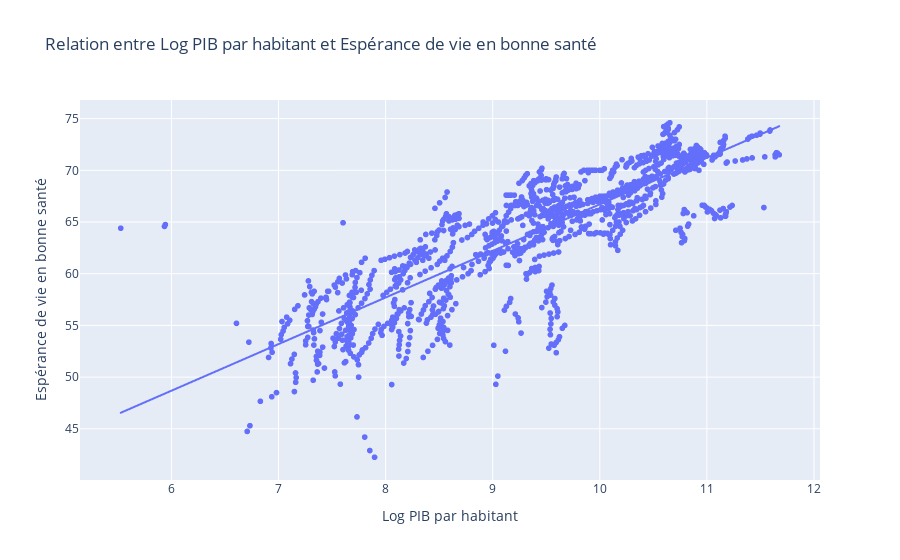

Write notebook code for a chart like this one.
### Code cell
import numpy as np

# Vérifier les valeurs manquantes
print(df_2024[['Log GDP per capita', 'Healthy life expectancy at birth']].isna().sum())

# Vérifier les valeurs infinies
print(np.isinf(df_2024[['Log GDP per capita', 'Healthy life expectancy at birth']]).sum())

# Supprimer les lignes avec des NaN ou des valeurs infinies
df_2024_clean = df_2024.replace([np.inf, -np.inf], np.nan).dropna(subset=['Log GDP per capita', 'Healthy life expectancy at birth'])

# Refaire le modèle de régression avec les données nettoyées
X_clean = sm.add_constant(df_2024_clean['Log GDP per capita'])
y_clean = df_2024_clean['Healthy life expectancy at birth']

# Ajustement du modèle OLS
model_clean = sm.OLS(y_clean, X_clean).fit()

# Affichage des résultats
print(model_clean.summary())

# Prédiction pour la ligne de régression
df_2024_clean['pred_Healthy_life_expectancy'] = model_clean.predict(X_clean)

# Graphique avec la ligne de régression
fig = px.scatter(df_2024_clean, x='Log GDP per capita', y='Healthy life expectancy at birth',
                 title='Relation entre Log PIB par habitant et Espérance de vie en bonne santé',
                 labels={'Log GDP per capita': 'Log PIB par habitant', 'Healthy life expectancy at birth': 'Espérance de vie en bonne santé'},
                 hover_name='Country name')

# Ajouter la ligne de régression
fig.add_traces(px.line(df_2024_clean, x='Log GDP per capita', y='pred_Healthy_life_expectancy').data)

fig.show()

### Figure 1 — Plotly figure (JSON) as saved in the notebook; plotly's stock layout.template omitted (floating-point values rounded to 4 significant figures; data arrays with more than 128 entries replaced by an {"elided": "..."} marker saying what was removed)
{"data": [{"hovertemplate": "<b>%{hovertext}</b><br><br>Log PIB par habitant=%{x}<br>Espérance de vie en bonne santé=%{y}<extra></extra>", "hovertext": {"elided": "1323 str values"}, "legendgroup": "", "marker": {"color": "#636efa", "symbol": "circle"}, "mode": "markers", "name": "", "showlegend": false, "type": "scattergl", "x": {"elided": "1323 float values"}, "xaxis": "x", "y": {"elided": "1323 float values"}, "yaxis": "y"}, {"hovertemplate": "Log GDP per capita=%{x}<br>pred_Healthy_life_expectancy=%{y}<extra></extra>", "legendgroup": "", "line": {"color": "#636efa", "dash": "solid"}, "marker": {"symbol": "circle"}, "mode": "lines", "name": "", "showlegend": false, "type": "scattergl", "x": {"elided": "1323 float values"}, "xaxis": "x", "y": {"elided": "1323 float values"}, "yaxis": "y"}], "layout": {"legend": {"tracegroupgap": 0}, "title": {"text": "Relation entre Log PIB par habitant et Espérance de vie en bonne santé"}, "xaxis": {"anchor": "y", "domain": [0, 1], "title": {"text": "Log PIB par habitant"}}, "yaxis": {"anchor": "x", "domain": [0, 1], "title": {"text": "Espérance de vie en bonne santé"}}}}
